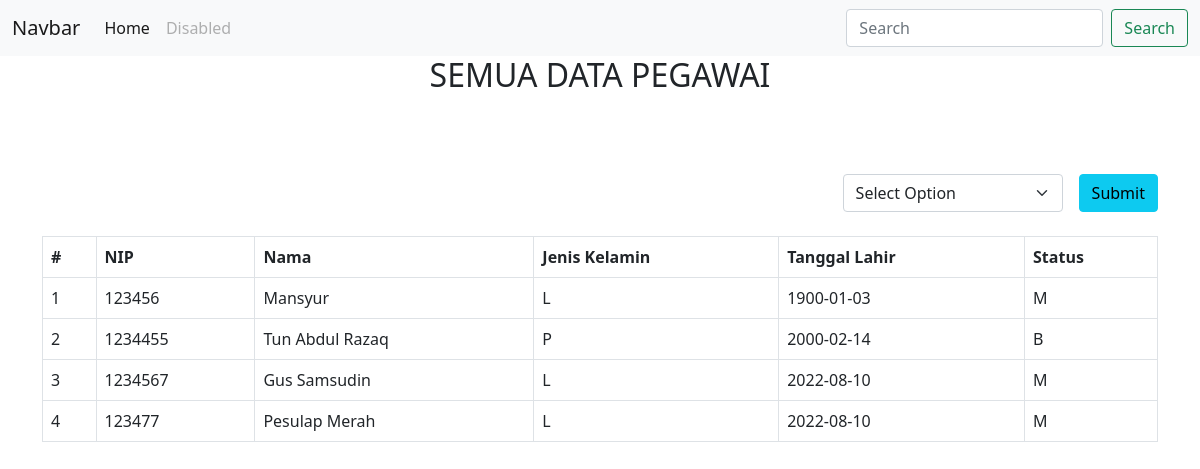
The page / on the database its author committed.
### tables this page shows
CREATE TABLE `pegawai` (
  `id` int NOT NULL,
  `nip` int NOT NULL,
  `nama` varchar(255) NOT NULL,
  `jenis_kelamin` varchar(255) NOT NULL,
  `tgl_lahir` date DEFAULT NULL,
  `status` char(1) NOT NULL,
  `mulai_kerja` date DEFAULT NULL
);

### database.php (called while the page is built, shortened)
<?php
class Database{
    public $host = "localhost";
    public $username = "django";
    public $password = "ReksaSyahputra1012!";
    public $db = "pegawai";
    public function __construct()
    {
        $this->conn = mysqli_connect($this->host,$this->username,$this->password, $this->db);
    }
}

### pegawai.php (called while the page is built)
<?php
class Pegawai{
    function getAll($conn,$query){
        $data = mysqli_query($conn,$query);
        return $data;
    }
}

### index.php (the view, shortened to what this page needs)
<?php
include 'database.php';
include 'pegawai.php';
$db = new Database();
$pegawai = new Pegawai();
$dataPegawai = $pegawai->getAll($db->conn, 'SELECT * FROM pegawai');
$title = "SEMUA DATA PEGAWAI";
?>
<!doctype html>
<html lang="en">
<head>
    <link href="https://cdn.jsdelivr.net/npm/bootstrap@5.0.2/dist/css/bootstrap.min.css" rel="stylesheet"
>
</head>
<body>
    <nav class="navbar navbar-expand-lg navbar-light bg-light">
        <div class="container-fluid">
            <a class="navbar-brand" href="#">Navbar</a>
            <div class="collapse navbar-collapse" id="navbarSupportedContent">
                <ul class="navbar-nav me-auto mb-2 mb-lg-0">
                    <li class="nav-item">
                        <a class="nav-link active" aria-current="page" href="#">Home</a>
                    </li>
                    <li class="nav-item">
                        <a class="nav-link disabled" href="#" tabindex="-1" aria-disabled="true">Disabled</a>
                    </li>
                </ul>
                <form class="d-flex">
                    <input class="form-control me-2" type="search" placeholder="Search" aria-label="Search">
                    <button class="btn btn-outline-success" type="submit">Search</button>
                </form>
            </div>
        </div>
    </nav>
    <div class="container">
        <center><h2><?= $title; ?></h2></center>
<br>
<br>
<br>
        <div class="d-flex justify-content-end">
            <form class="d-flex gap-3" action="" method="GET">
                <select name="filter" id="" class="form-select">
                    <option value="">Select Option</option>
                </select>
                <button type="submit" class="btn btn-info">Submit</button>
            </form>
        </div>
        <br>
        <table class="table table-bordered">
            <thead>
                <tr>
                    <th scope="col">#</th>
                    <th scope="col">NIP</th>
                    <th scope="col">Nama</th>
                    <th scope="col">Jenis Kelamin</th>
                    <th scope="col">Tanggal Lahir</th>
                    <th scope="col">Status</th>
                </tr>
            </thead>
            <tbody>
                <?php foreach($dataPegawai as $key => $pegawai){ ?>
                <tr>
                    <td><?= $pegawai['id'] ?></td>
                    <td><?= $pegawai['nip'] ?></td>
                    <td><?= $pegawai['nama'] ?></td>
                    <td><?= $pegawai['jenis_kelamin'] ?></td>
                    <td><?= $pegawai['tgl_lahir'] ?></td>
                    <td><?= $pegawai['status'] ?></td>
                </tr>
                <?php } ?>
            </tbody>
        </table>
    </div>
</body>
</html>

### rows shown on the page
pegawai: id "1", nip "123456", nama "Mansyur", jenis_kelamin "L", tgl_lahir "1900-01-03", status "M"
pegawai: id "2", nip "1234455", nama "Tun Abdul Razaq", jenis_kelamin "P", tgl_lahir "2000-02-14", status "B"
pegawai: id "3", nip "1234567", nama "Gus Samsudin", jenis_kelamin "L", tgl_lahir "2022-08-10", status "M"
pegawai: id "4", nip "123477", nama "Pesulap Merah", jenis_kelamin "L", tgl_lahir "2022-08-10", status "M"

### other values the page prints
$title "SEMUA DATA PEGAWAI"
